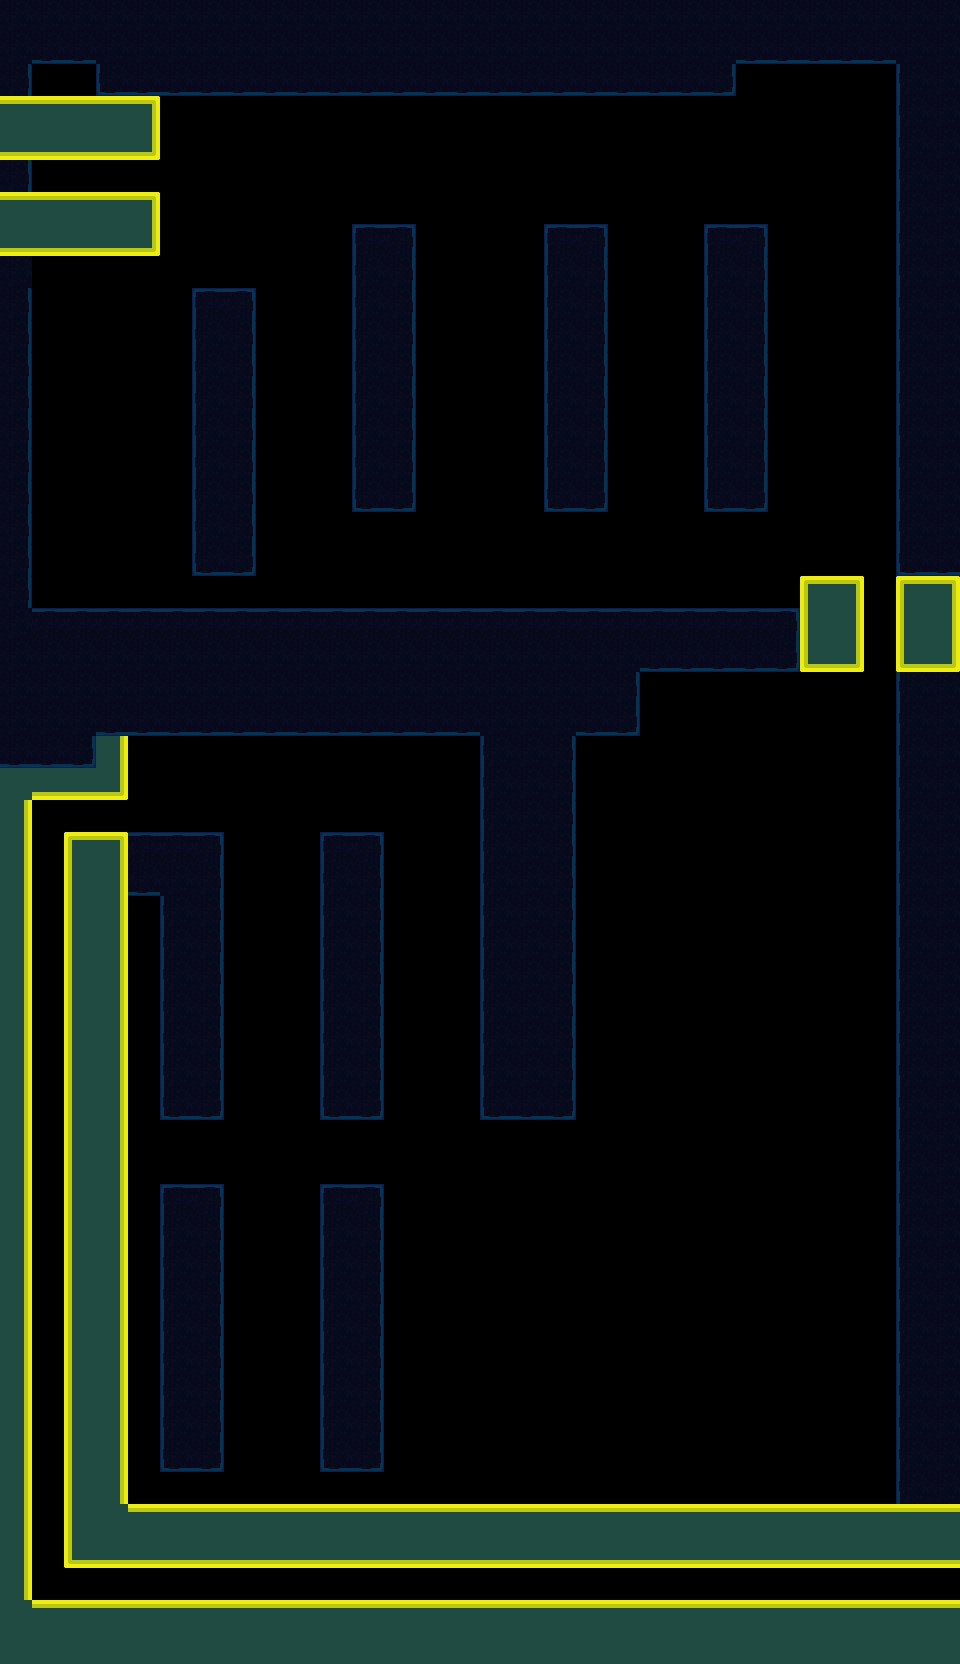

Below is a game level as drawn by its tile map, then a one-line description and the .tmx that defines it (tile-layer data replaced by summaries):
An orthogonal 30x52 tile map with 32x32 px tiles, 1 tile layer (Ground), 1 hidden layer not drawn, 2 tilesets and 14 objects (5x Light, 2x EnemyDoor, Urchin, Lizard, SceneSwitch, ...).

<map version="1.10" tiledversion="1.10.2" orientation="orthogonal" renderorder="right-down" width="30" height="52" tilewidth="32" tileheight="32" infinite="0" nextlayerid="4" nextobjectid="76">
 <editorsettings>
  <export target="../maps/Level3.tmj" format="json" />
 </editorsettings>
 <tileset firstgid="1" name="MarkingTile" tilewidth="32" tileheight="32" tilecount="1" columns="1">
  <image source="../sampleTile.png" width="32" height="32" />
  <tile id="0">
   <properties>
    <property name="collides" type="bool" value="true" />
   </properties>
  </tile>
 </tileset>
 <tileset firstgid="2" name="AquaTile" tilewidth="32" tileheight="32" tilecount="100" columns="10">
  <image source="../StaticImages/tilesheet.png" width="320" height="320" />
  <tile id="0">
   <properties>
    <property name="collides" type="bool" value="false" />
   </properties>
  </tile>
  <tile id="1">
   <properties>
    <property name="collides" type="bool" value="true" />
   </properties>
  </tile>
  <tile id="2">
   <properties>
    <property name="collides" type="bool" value="true" />
   </properties>
  </tile>
  <tile id="3">
   <properties>
    <property name="collides" type="bool" value="true" />
   </properties>
  </tile>
  <tile id="4">
   <properties>
    <property name="collides" type="bool" value="false" />
   </properties>
  </tile>
  <tile id="5">
   <properties>
    <property name="collides" type="bool" value="true" />
   </properties>
  </tile>
  <tile id="6">
   <properties>
    <property name="collides" type="bool" value="true" />
   </properties>
  </tile>
  <tile id="7">
   <properties>
    <property name="collides" type="bool" value="true" />
   </properties>
  </tile>
  <tile id="8">
   <properties>
    <property name="collides" type="bool" value="false" />
   </properties>
  </tile>
  <tile id="9">
   <properties>
    <property name="collides" type="bool" value="false" />
   </properties>
  </tile>
  <tile id="10">
   <properties>
    <property name="collides" type="bool" value="false" />
   </properties>
  </tile>
  <tile id="11">
   <properties>
    <property name="collides" type="bool" value="true" />
   </properties>
  </tile>
  <tile id="12">
   <properties>
    <property name="collides" type="bool" value="true" />
   </properties>
  </tile>
  <tile id="13">
   <properties>
    <property name="collides" type="bool" value="true" />
   </properties>
  </tile>
  <tile id="14">
   <properties>
    <property name="collides" type="bool" value="false" />
   </properties>
  </tile>
  <tile id="15">
   <properties>
    <property name="collides" type="bool" value="true" />
   </properties>
  </tile>
  <tile id="16">
   <properties>
    <property name="collides" type="bool" value="true" />
   </properties>
  </tile>
  <tile id="17">
   <properties>
    <property name="collides" type="bool" value="true" />
   </properties>
  </tile>
  <tile id="18">
   <properties>
    <property name="collides" type="bool" value="false" />
   </properties>
  </tile>
  <tile id="19">
   <properties>
    <property name="collides" type="bool" value="false" />
   </properties>
  </tile>
  <tile id="20">
   <properties>
    <property name="collides" type="bool" value="false" />
   </properties>
  </tile>
  <tile id="21">
   <properties>
    <property name="collides" type="bool" value="true" />
   </properties>
  </tile>
  <tile id="22">
   <properties>
    <property name="collides" type="bool" value="true" />
   </properties>
  </tile>
  <tile id="23">
   <properties>
    <property name="collides" type="bool" value="true" />
   </properties>
  </tile>
  <tile id="24">
   <properties>
    <property name="collides" type="bool" value="false" />
   </properties>
  </tile>
  <tile id="25">
   <properties>
    <property name="collides" type="bool" value="true" />
   </properties>
  </tile>
  <tile id="26">
   <properties>
    <property name="collides" type="bool" value="true" />
   </properties>
  </tile>
  <tile id="27">
   <properties>
    <property name="collides" type="bool" value="true" />
   </properties>
  </tile>
  <tile id="28">
   <properties>
    <property name="collides" type="bool" value="false" />
   </properties>
  </tile>
  <tile id="29">
   <properties>
    <property name="collides" type="bool" value="false" />
   </properties>
  </tile>
  <tile id="30">
   <properties>
    <property name="collides" type="bool" value="false" />
   </properties>
  </tile>
  <tile id="31">
   <properties>
    <property name="collides" type="bool" value="false" />
   </properties>
  </tile>
  <tile id="32">
   <properties>
    <property name="collides" type="bool" value="false" />
   </properties>
  </tile>
  <tile id="33">
   <properties>
    <property name="collides" type="bool" value="false" />
   </properties>
  </tile>
  <tile id="34">
   <properties>
    <property name="collides" type="bool" value="false" />
   </properties>
  </tile>
  <tile id="35">
   <properties>
    <property name="collides" type="bool" value="false" />
   </properties>
  </tile>
  <tile id="36">
   <properties>
    <property name="collides" type="bool" value="false" />
   </properties>
  </tile>
  <tile id="37">
   <properties>
    <property name="collides" type="bool" value="false" />
   </properties>
  </tile>
  <tile id="38">
   <properties>
    <property name="collides" type="bool" value="false" />
   </properties>
  </tile>
  <tile id="39">
   <properties>
    <property name="collides" type="bool" value="false" />
   </properties>
  </tile>
  <tile id="40">
   <properties>
    <property name="collides" type="bool" value="false" />
   </properties>
  </tile>
  <tile id="41">
   <properties>
    <property name="collides" type="bool" value="true" />
   </properties>
  </tile>
  <tile id="42">
   <properties>
    <property name="collides" type="bool" value="true" />
   </properties>
  </tile>
  <tile id="43">
   <properties>
    <property name="collides" type="bool" value="true" />
   </properties>
  </tile>
  <tile id="44">
   <properties>
    <property name="collides" type="bool" value="false" />
   </properties>
  </tile>
  <tile id="45">
   <properties>
    <property name="collides" type="bool" value="false" />
   </properties>
  </tile>
  <tile id="46">
   <properties>
    <property name="collides" type="bool" value="false" />
   </properties>
  </tile>
  <tile id="47">
   <properties>
    <property name="collides" type="bool" value="false" />
   </properties>
  </tile>
  <tile id="48">
   <properties>
    <property name="collides" type="bool" value="false" />
   </properties>
  </tile>
  <tile id="49">
   <properties>
    <property name="collides" type="bool" value="false" />
   </properties>
  </tile>
  <tile id="50">
   <properties>
    <property name="collides" type="bool" value="false" />
   </properties>
  </tile>
  <tile id="51">
   <properties>
    <property name="collides" type="bool" value="true" />
   </properties>
  </tile>
  <tile id="52">
   <properties>
    <property name="collides" type="bool" value="true" />
   </properties>
  </tile>
  <tile id="53">
   <properties>
    <property name="collides" type="bool" value="true" />
   </properties>
  </tile>
  <tile id="54">
   <properties>
    <property name="collides" type="bool" value="false" />
   </properties>
  </tile>
  <tile id="55">
   <properties>
    <property name="collides" type="bool" value="false" />
   </properties>
  </tile>
  <tile id="56">
   <properties>
    <property name="collides" type="bool" value="false" />
   </properties>
  </tile>
  <tile id="57">
   <properties>
    <property name="collides" type="bool" value="false" />
   </properties>
  </tile>
  <tile id="58">
   <properties>
    <property name="collides" type="bool" value="false" />
   </properties>
  </tile>
  <tile id="59">
   <properties>
    <property name="collides" type="bool" value="false" />
   </properties>
  </tile>
  <tile id="60">
   <properties>
    <property name="collides" type="bool" value="false" />
   </properties>
  </tile>
  <tile id="61">
   <properties>
    <property name="collides" type="bool" value="true" />
   </properties>
  </tile>
  <tile id="62">
   <properties>
    <property name="collides" type="bool" value="true" />
   </properties>
  </tile>
  <tile id="63">
   <properties>
    <property name="collides" type="bool" value="true" />
   </properties>
  </tile>
  <tile id="64">
   <properties>
    <property name="collides" type="bool" value="false" />
   </properties>
  </tile>
  <tile id="65">
   <properties>
    <property name="collides" type="bool" value="false" />
   </properties>
  </tile>
  <tile id="66">
   <properties>
    <property name="collides" type="bool" value="false" />
   </properties>
  </tile>
  <tile id="67">
   <properties>
    <property name="collides" type="bool" value="false" />
   </properties>
  </tile>
  <tile id="68">
   <properties>
    <property name="collides" type="bool" value="false" />
   </properties>
  </tile>
  <tile id="69">
   <properties>
    <property name="collides" type="bool" value="false" />
   </properties>
  </tile>
  <tile id="70">
   <properties>
    <property name="collides" type="bool" value="false" />
   </properties>
  </tile>
  <tile id="71">
   <properties>
    <property name="collides" type="bool" value="false" />
   </properties>
  </tile>
  <tile id="72">
   <properties>
    <property name="collides" type="bool" value="false" />
   </properties>
  </tile>
  <tile id="73">
   <properties>
    <property name="collides" type="bool" value="false" />
   </properties>
  </tile>
  <tile id="74">
   <properties>
    <property name="collides" type="bool" value="false" />
   </properties>
  </tile>
  <tile id="75">
   <properties>
    <property name="collides" type="bool" value="false" />
   </properties>
  </tile>
  <tile id="76">
   <properties>
    <property name="collides" type="bool" value="false" />
   </properties>
  </tile>
  <tile id="77">
   <properties>
    <property name="collides" type="bool" value="false" />
   </properties>
  </tile>
  <tile id="78">
   <properties>
    <property name="collides" type="bool" value="false" />
   </properties>
  </tile>
  <tile id="79">
   <properties>
    <property name="collides" type="bool" value="false" />
   </properties>
  </tile>
  <tile id="80">
   <properties>
    <property name="collides" type="bool" value="false" />
   </properties>
  </tile>
  <tile id="81">
   <properties>
    <property name="collides" type="bool" value="false" />
   </properties>
  </tile>
  <tile id="82">
   <properties>
    <property name="collides" type="bool" value="false" />
   </properties>
  </tile>
  <tile id="83">
   <properties>
    <property name="collides" type="bool" value="false" />
   </properties>
  </tile>
  <tile id="84">
   <properties>
    <property name="collides" type="bool" value="false" />
   </properties>
  </tile>
  <tile id="85">
   <properties>
    <property name="collides" type="bool" value="false" />
   </properties>
  </tile>
  <tile id="86">
   <properties>
    <property name="collides" type="bool" value="false" />
   </properties>
  </tile>
  <tile id="87">
   <properties>
    <property name="collides" type="bool" value="false" />
   </properties>
  </tile>
  <tile id="88">
   <properties>
    <property name="collides" type="bool" value="false" />
   </properties>
  </tile>
  <tile id="89">
   <properties>
    <property name="collides" type="bool" value="false" />
   </properties>
  </tile>
  <tile id="90">
   <properties>
    <property name="collides" type="bool" value="false" />
   </properties>
  </tile>
  <tile id="91">
   <properties>
    <property name="collides" type="bool" value="false" />
   </properties>
  </tile>
  <tile id="92">
   <properties>
    <property name="collides" type="bool" value="false" />
   </properties>
  </tile>
  <tile id="93">
   <properties>
    <property name="collides" type="bool" value="false" />
   </properties>
  </tile>
  <tile id="94">
   <properties>
    <property name="collides" type="bool" value="false" />
   </properties>
  </tile>
  <tile id="95">
   <properties>
    <property name="collides" type="bool" value="false" />
   </properties>
  </tile>
  <tile id="96">
   <properties>
    <property name="collides" type="bool" value="false" />
   </properties>
  </tile>
  <tile id="97">
   <properties>
    <property name="collides" type="bool" value="false" />
   </properties>
  </tile>
  <tile id="98">
   <properties>
    <property name="collides" type="bool" value="false" />
   </properties>
  </tile>
  <tile id="99">
   <properties>
    <property name="collides" type="bool" value="false" />
   </properties>
  </tile>
 </tileset>
 <layer id="1" name="Blocking" width="30" height="52" visible="0">
  <data>[1560 cells, 281 non-empty, 1 distinct tile ids]</data>
 </layer>
 <layer id="3" name="Ground" width="30" height="52">
  <data>[1560 cells, 672 non-empty, 18 distinct tile ids]</data>
 </layer>
 <objectgroup id="2" name="ObjectLayer">
  <properties>
   <property name="Level" value="Level2" />
  </properties>
  <object id="32" name="Urchin" x="80.5153" y="89.6367">
   <point />
  </object>
  <object id="41" name="Lizard" x="142.485" y="183.031">
   <point />
  </object>
  <object id="42" name="SceneSwitch" x="924.849" y="1586.06">
   <properties>
    <property name="Level" value="Level4" />
   </properties>
   <point />
  </object>
  <object id="52" name="spikePirahna" x="486.667" y="332.182">
   <properties>
    <property name="rotation" type="int" value="90" />
   </properties>
   <point />
  </object>
  <object id="62" name="Light" x="1022.85" y="-72.969">
   <properties>
    <property name="intensity" type="int" value="3" />
    <property name="radius" type="int" value="600" />
   </properties>
   <point />
  </object>
  <object id="65" name="Pirahna" x="292" y="882.667">
   <properties>
    <property name="rotation" type="int" value="95" />
   </properties>
   <point />
  </object>
  <object id="67" name="EnemyDoor" x="864" y="576">
   <properties>
    <property name="enemy" type="object" value="52" />
   </properties>
   <point />
  </object>
  <object id="68" name="EnemyDoor" x="96" y="800">
   <properties>
    <property name="enemy" type="object" value="65" />
   </properties>
   <point />
  </object>
  <object id="69" name="Light" x="382.667" y="357.333">
   <properties>
    <property name="intensity" type="int" value="4" />
    <property name="radius" type="int" value="400" />
   </properties>
   <point />
  </object>
  <object id="70" x="60" y="308">
   <point />
  </object>
  <object id="72" name="Light" x="877.333" y="630.667">
   <properties>
    <property name="intensity" type="int" value="4" />
    <property name="radius" type="int" value="400" />
   </properties>
   <point />
  </object>
  <object id="73" name="Light" x="529.333" y="1076">
   <properties>
    <property name="intensity" type="int" value="4" />
    <property name="radius" type="int" value="400" />
   </properties>
   <point />
  </object>
  <object id="74" name="Light" x="-2.66667" y="822.667">
   <properties>
    <property name="intensity" type="int" value="4" />
    <property name="radius" type="int" value="400" />
   </properties>
   <point />
  </object>
  <object id="75" name="CollisionSquare" x="-1.33333" y="612" width="524" height="122.667" />
 </objectgroup>
</map>
